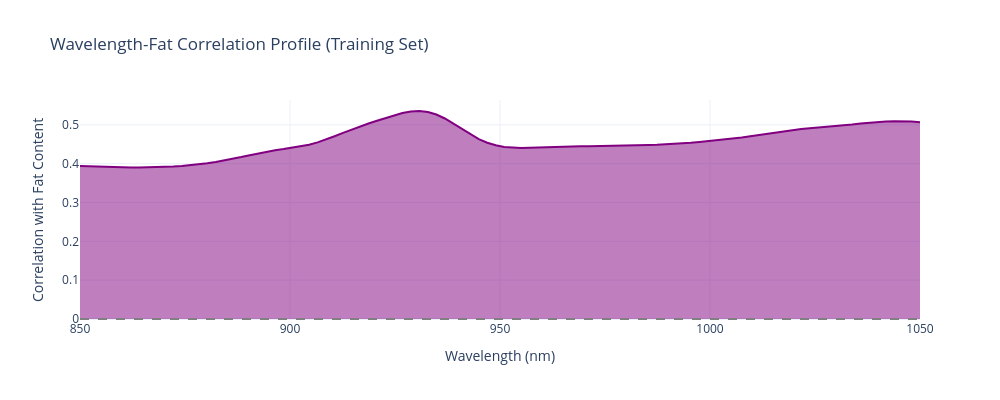

Notebook code cell kept with this figure:
### Markdown cell above
### 1.5 Wavelength-Response Correlations

### Code cell
# Compute correlations using TRAINING data only
correlations_with_fat = np.array([
    np.corrcoef(X_train[:, i], y_train)[0, 1] for i in range(X_train.shape[1])
])

fig = go.Figure()
fig.add_trace(go.Scatter(
    x=wavelengths, y=correlations_with_fat,
    mode='lines', fill='tozeroy',
    line=dict(color='purple', width=2)
))
fig.add_hline(y=0, line_dash="dash", line_color="gray")

fig.update_layout(
    title="Wavelength-Fat Correlation Profile (Training Set)",
    xaxis_title="Wavelength (nm)",
    yaxis_title="Correlation with Fat Content",
    width=1000, height=400
)
fig.show()

print("\n" + "="*70)
print("WAVELENGTH IMPORTANCE ANALYSIS")
print("="*70)

max_corr_idx = np.argmax(np.abs(correlations_with_fat))
top_5_idx = np.argsort(np.abs(correlations_with_fat))[-5:]

print(f"\n🎯 STRONGEST individual correlation: λ={wavelengths[max_corr_idx]:.0f}nm")
print(f"   Correlation: {correlations_with_fat[max_corr_idx]:+.3f}")

print("\nTop 5 most correlated wavelengths:")
for idx in top_5_idx[::-1]:
    print(f"  λ={wavelengths[idx]:.0f}nm: r={correlations_with_fat[idx]:+.3f}")

print(f"\n📊 INTERPRETATION:")
print(f"   • All wavelengths show SOME correlation with fat")
print(f"   • But NO single wavelength dominates (max r ≈ {np.max(np.abs(correlations_with_fat)):.2f})")
print(f"   • Fat signal is DISTRIBUTED across spectrum")
print(f"   • This confirms need for multivariate approach (PLSR)")

print(f"\n⚠️  NOTE: These are univariate correlations!")
print(f"   PLSR will find COMBINATIONS of wavelengths that predict better.")

### Figure 1 — Plotly figure (JSON) as saved in the notebook; plotly's stock layout.template omitted (floating-point values rounded to 4 significant figures)
{"data": [{"fill": "tozeroy", "line": {"color": "purple", "width": 2}, "mode": "lines", "type": "scatter", "x": [850.0, 852.0, 854.0, 856.1, 858.1, 860.1, 862.1, 864.1, 866.2, 868.2, 870.2, 872.2, 874.2, 876.3, 878.3, 880.3, 882.3, 884.3, 886.4, 888.4, 890.4, 892.4, 894.4, 896.5, 898.5, 900.5, 902.5, 904.5, 906.6, 908.6, 910.6, 912.6, 914.6, 916.7, 918.7, 920.7, 922.7, 924.7, 926.8, 928.8, 930.8, 932.8, 934.8, 936.9, 938.9, 940.9, 942.9, 944.9, 947.0, 949.0, 951.0, 953.0, 955.1, 957.1, 959.1, 961.1, 963.1, 965.2, 967.2, 969.2, 971.2, 973.2, 975.3, 977.3, 979.3, 981.3, 983.3, 985.4, 987.4, 989.4, 991.4, 993.4, 995.5, 997.5, 999.5, 1002.0, 1004.0, 1006.0, 1008.0, 1010.0, 1012.0, 1014.0, 1016.0, 1018.0, 1020.0, 1022.0, 1024.0, 1026.0, 1028.0, 1030.0, 1032.0, 1034.0, 1036.0, 1038.0, 1040.0, 1042.0, 1044.0, 1046.0, 1048.0, 1050.0], "y": [0.394, 0.3929, 0.392, 0.3912, 0.3906, 0.3901, 0.3898, 0.3898, 0.3901, 0.3906, 0.3913, 0.3924, 0.3938, 0.3957, 0.3981, 0.4009, 0.4042, 0.408, 0.4123, 0.417, 0.4218, 0.4265, 0.4308, 0.4344, 0.4376, 0.4407, 0.4442, 0.4487, 0.4547, 0.4621, 0.4706, 0.4794, 0.488, 0.496, 0.5033, 0.5105, 0.5177, 0.5245, 0.5304, 0.5344, 0.5356, 0.5331, 0.5266, 0.5163, 0.5033, 0.489, 0.4752, 0.4633, 0.454, 0.4473, 0.4431, 0.4409, 0.4403, 0.4407, 0.4415, 0.4425, 0.4434, 0.444, 0.4444, 0.4447, 0.4449, 0.4451, 0.4454, 0.4457, 0.4461, 0.4466, 0.4472, 0.4478, 0.4486, 0.4496, 0.4509, 0.4523, 0.454, 0.4559, 0.4579, 0.4601, 0.4623, 0.4648, 0.4676, 0.4707, 0.474, 0.4775, 0.481, 0.4843, 0.4872, 0.4895, 0.4913, 0.4928, 0.4944, 0.4962, 0.4984, 0.5008, 0.5032, 0.5054, 0.5072, 0.5086, 0.5093, 0.5093, 0.5084, 0.5069]}], "layout": {"height": 400, "shapes": [{"line": {"color": "gray", "dash": "dash"}, "type": "line", "x0": 0, "x1": 1, "xref": "x domain", "y0": 0, "y1": 0, "yref": "y"}], "title": {"text": "Wavelength-Fat Correlation Profile (Training Set)"}, "width": 1000, "xaxis": {"title": {"text": "Wavelength (nm)"}}, "yaxis": {"title": {"text": "Correlation with Fat Content"}}}}
